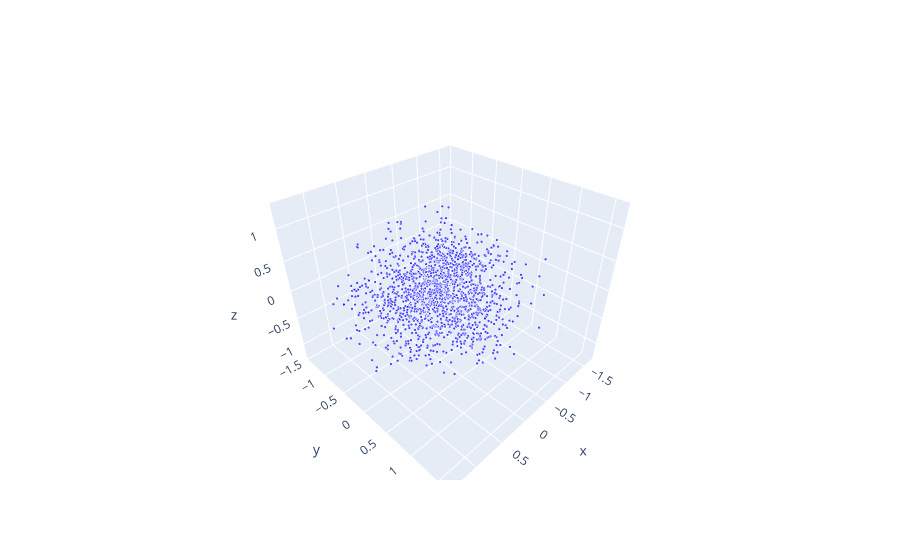

Here is the notebook cell this chart was saved with:
### Code cell
import plotly.graph_objects as go

def plot_embeddings(coords, words, query=None, neighbor_set=None):
    neighbor_set = neighbor_set or set()

    colors = []
    sizes = []

    for w in words:
        if w == query:
            colors.append("red")
            sizes.append(8)
        elif w in neighbor_set:
            colors.append("orange")
            sizes.append(6)
        else:
            colors.append("blue")
            sizes.append(3)

    fig = go.Figure(data=[
        go.Scatter3d(
            x=coords[:,0],
            y=coords[:,1],
            z=coords[:,2],
            mode="markers",
            text=words,
            hoverinfo="text",
            marker=dict(size=sizes, color=colors)
        )
    ])
    return fig

plot_embeddings(pca3, plot_words)

### Figure 1 — Plotly figure (JSON) as saved in the notebook; plotly's stock layout.template omitted (floating-point values rounded to 4 significant figures; data arrays with more than 128 entries replaced by an {"elided": "..."} marker saying what was removed)
{"data": [{"hoverinfo": "text", "marker": {"color": {"elided": "1500 str values"}, "size": {"elided": "1500 int values"}}, "mode": "markers", "text": {"elided": "1500 str values"}, "type": "scatter3d", "x": {"elided": "1500 float values"}, "y": {"elided": "1500 float values"}, "z": {"elided": "1500 float values"}}], "layout": {}}
